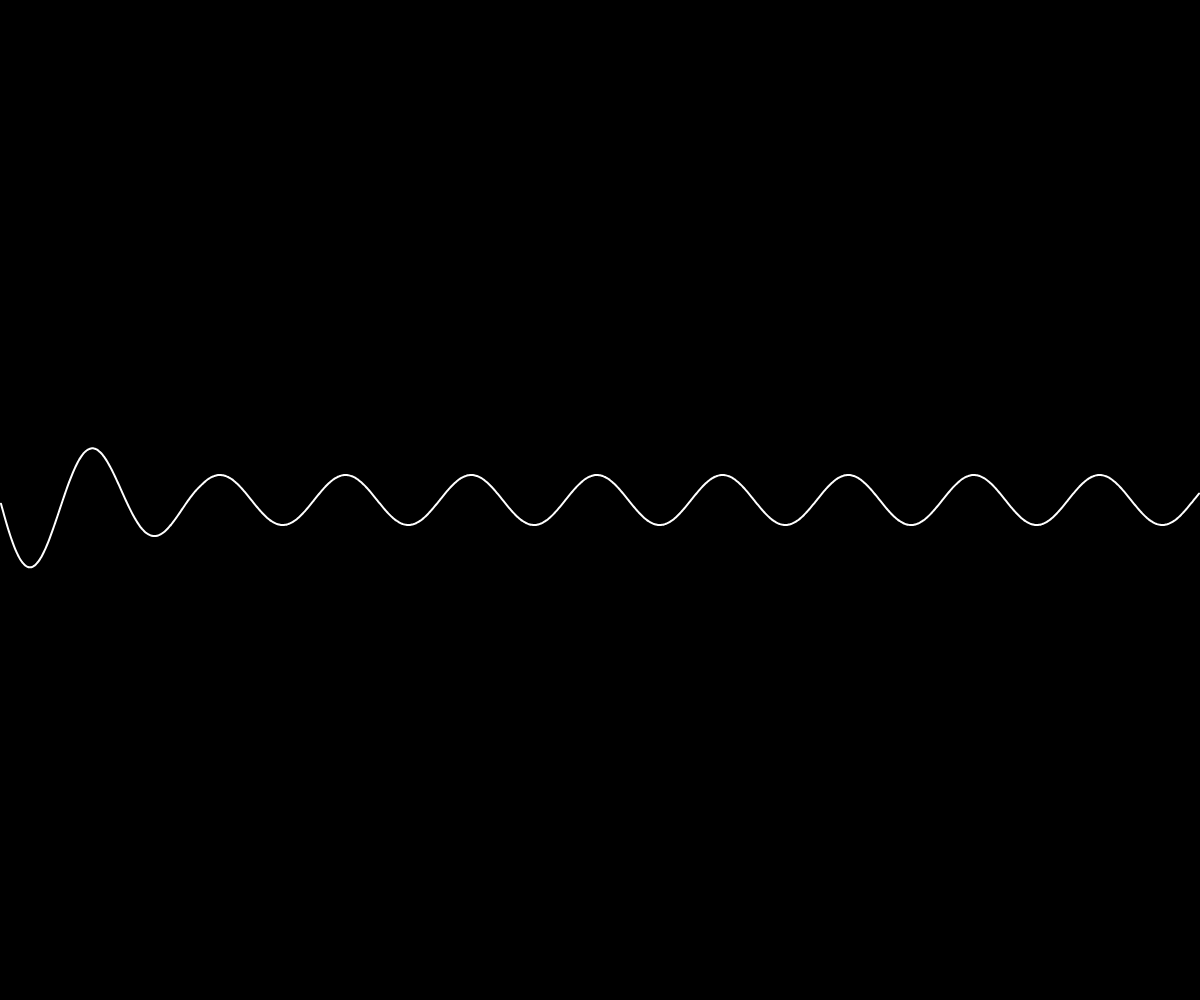
Frame 1 (no input)
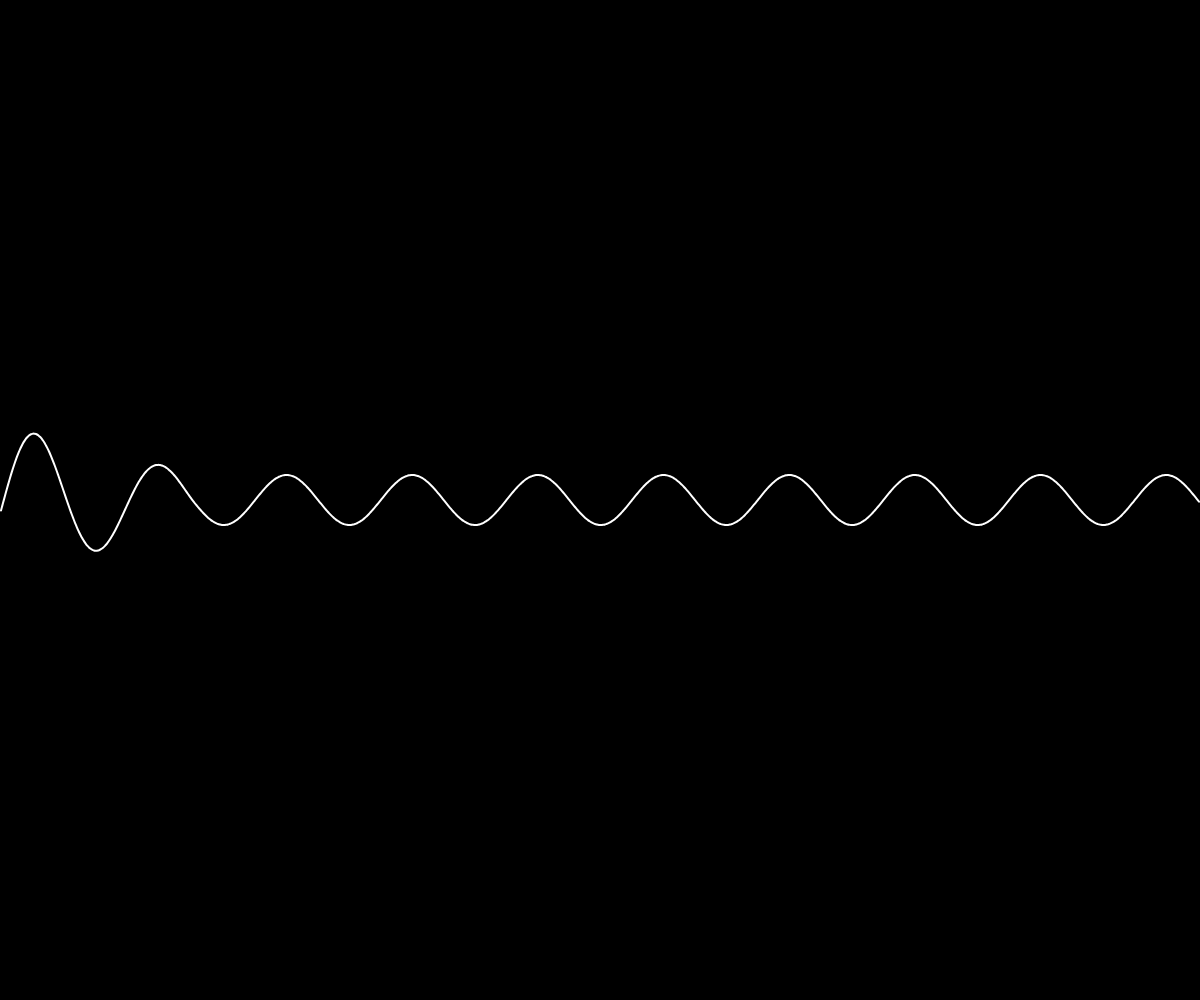
Frame 60 (no input)
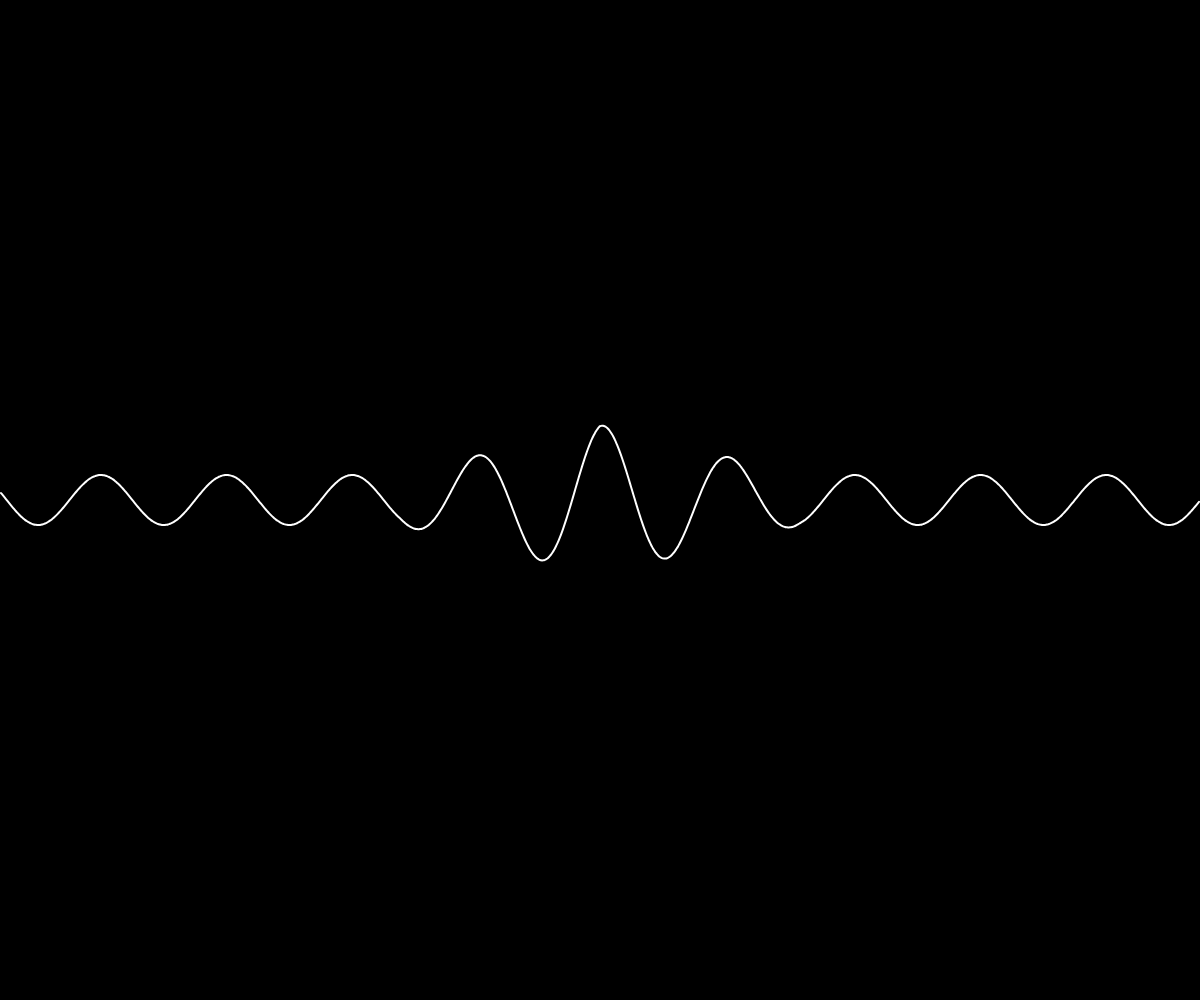
Frame 120 (the mouse pressed at the canvas centre since frame 60)

The p5.js sketch that drew these frames (run headless with seeded random() and noise() and a simulated clock; from frame 60 on, the mouse is pressed at the canvas centre):

// p5.js sketch
// ── sketch.js
let yOff = 0; // Offset für die Wellenbewegung

function setup() {
  createCanvas(windowWidth, windowHeight);
  stroke(255);
  strokeWeight(2);
  noFill();
}

function draw() {
  background(0);

  beginShape();
  for (let x = 0; x <= width; x += 1) {
    // Basis-Sinuswelle
    let baseY = height / 2 + sin((x * 0.05) + yOff) * 50;
    
    // Abstand der Maus zum aktuellen x-Punkt
    let distance = abs(mouseX - x);
    
    // Stärke der Wellenamplitude abhängig von der Mausnähe
    let influence = map(distance, 0, 200, 1.5, 0.5); // näher -> stärker
    influence = constrain(influence, 0.5, 1.5);
    
    let y = height / 2 + sin((x * 0.05) + yOff) * 50 * influence;
    curveVertex(x, y);
  }
  endShape();

  yOff += 0.05;
}
